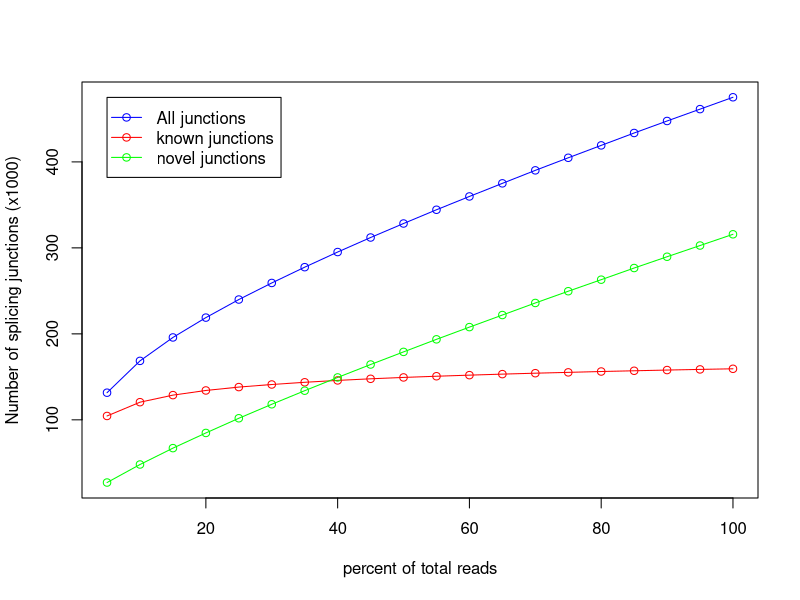

The R source for this figure:
pdf('CF98438.junctionSaturation_plot.pdf')
x=c(5,10,15,20,25,30,35,40,45,50,55,60,65,70,75,80,85,90,95,100)
y=c(104488,120524,128736,134156,138092,141101,143662,145852,147717,149312,150699,151969,153156,154243,155205,156194,157055,157891,158643,159369)
z=c(131563,168569,195819,218896,239916,259196,277551,295156,312052,328339,344328,359813,375043,390160,404786,419207,433619,447584,461376,475168)
w=c(27075,48045,67083,84740,101824,118095,133889,149304,164335,179027,193629,207844,221887,235917,249581,263013,276564,289693,302733,315799)
m=max(159,475,315)
n=min(104,131,27)
plot(x,z/1000,xlab='percent of total reads',ylab='Number of splicing junctions (x1000)',type='o',col='blue',ylim=c(n,m))
points(x,y/1000,type='o',col='red')
points(x,w/1000,type='o',col='green')
legend(5,475, legend=c("All junctions","known junctions", "novel junctions"),col=c("blue","red","green"),lwd=1,pch=1)
dev.off()
